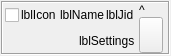
<?xml version="1.0" encoding="UTF-8"?>
<ui version="4.0">
 <class>AccountItemWidget</class>
 <widget class="QWidget" name="AccountItemWidget">
  <property name="geometry">
   <rect>
    <x>0</x>
    <y>0</y>
    <width>171</width>
    <height>56</height>
   </rect>
  </property>
  <property name="sizePolicy">
   <sizepolicy hsizetype="Expanding" vsizetype="Preferred">
    <horstretch>0</horstretch>
    <verstretch>0</verstretch>
   </sizepolicy>
  </property>
  <layout class="QVBoxLayout" name="verticalLayout_2">
   <property name="spacing">
    <number>1</number>
   </property>
   <property name="leftMargin">
    <number>1</number>
   </property>
   <property name="topMargin">
    <number>1</number>
   </property>
   <property name="rightMargin">
    <number>1</number>
   </property>
   <property name="bottomMargin">
    <number>1</number>
   </property>
   <item>
    <widget class="QFrame" name="frame">
     <property name="sizePolicy">
      <sizepolicy hsizetype="Expanding" vsizetype="Maximum">
       <horstretch>0</horstretch>
       <verstretch>0</verstretch>
      </sizepolicy>
     </property>
     <property name="frameShape">
      <enum>QFrame::Box</enum>
     </property>
     <property name="frameShadow">
      <enum>QFrame::Sunken</enum>
     </property>
     <layout class="QGridLayout" name="gridLayout">
      <property name="leftMargin">
       <number>0</number>
      </property>
      <property name="topMargin">
       <number>0</number>
      </property>
      <property name="rightMargin">
       <number>0</number>
      </property>
      <property name="bottomMargin">
       <number>0</number>
      </property>
      <property name="spacing">
       <number>2</number>
      </property>
      <item row="0" column="0">
       <layout class="QHBoxLayout" name="horizontalLayout">
        <property name="spacing">
         <number>2</number>
        </property>
        <property name="leftMargin">
         <number>2</number>
        </property>
        <property name="topMargin">
         <number>2</number>
        </property>
        <property name="rightMargin">
         <number>2</number>
        </property>
        <property name="bottomMargin">
         <number>2</number>
        </property>
        <item>
         <widget class="QCheckBox" name="chbActive">
          <property name="sizePolicy">
           <sizepolicy hsizetype="Preferred" vsizetype="Preferred">
            <horstretch>0</horstretch>
            <verstretch>0</verstretch>
           </sizepolicy>
          </property>
         </widget>
        </item>
        <item>
         <widget class="QLabel" name="lblIcon">
          <property name="sizePolicy">
           <sizepolicy hsizetype="Preferred" vsizetype="Preferred">
            <horstretch>0</horstretch>
            <verstretch>0</verstretch>
           </sizepolicy>
          </property>
          <property name="text">
           <string notr="true">lblIcon</string>
          </property>
          <property name="wordWrap">
           <bool>false</bool>
          </property>
          <property name="textInteractionFlags">
           <set>Qt::NoTextInteraction</set>
          </property>
         </widget>
        </item>
        <item>
         <spacer name="horizontalSpacer_2">
          <property name="orientation">
           <enum>Qt::Horizontal</enum>
          </property>
          <property name="sizeType">
           <enum>QSizePolicy::Preferred</enum>
          </property>
          <property name="sizeHint" stdset="0">
           <size>
            <width>2</width>
            <height>20</height>
           </size>
          </property>
         </spacer>
        </item>
        <item>
         <widget class="QLabel" name="lblName">
          <property name="text">
           <string notr="true">lblName</string>
          </property>
          <property name="textFormat">
           <enum>Qt::RichText</enum>
          </property>
          <property name="wordWrap">
           <bool>true</bool>
          </property>
          <property name="textInteractionFlags">
           <set>Qt::NoTextInteraction</set>
          </property>
         </widget>
        </item>
        <item>
         <widget class="QLabel" name="lblJid">
          <property name="sizePolicy">
           <sizepolicy hsizetype="Expanding" vsizetype="Preferred">
            <horstretch>0</horstretch>
            <verstretch>0</verstretch>
           </sizepolicy>
          </property>
          <property name="text">
           <string notr="true">lblJid</string>
          </property>
          <property name="textFormat">
           <enum>Qt::PlainText</enum>
          </property>
          <property name="wordWrap">
           <bool>true</bool>
          </property>
          <property name="textInteractionFlags">
           <set>Qt::NoTextInteraction</set>
          </property>
         </widget>
        </item>
       </layout>
      </item>
      <item row="0" column="1" rowspan="2">
       <layout class="QVBoxLayout" name="verticalLayout">
        <property name="spacing">
         <number>0</number>
        </property>
        <property name="rightMargin">
         <number>5</number>
        </property>
        <item>
         <widget class="QLabel" name="lblMove">
          <property name="sizePolicy">
           <sizepolicy hsizetype="Preferred" vsizetype="Preferred">
            <horstretch>0</horstretch>
            <verstretch>0</verstretch>
           </sizepolicy>
          </property>
          <property name="text">
           <string notr="true">^</string>
          </property>
          <property name="textInteractionFlags">
           <set>Qt::NoTextInteraction</set>
          </property>
         </widget>
        </item>
        <item>
         <widget class="CloseButton" name="tlbRemove">
          <property name="sizePolicy">
           <sizepolicy hsizetype="Preferred" vsizetype="Expanding">
            <horstretch>0</horstretch>
            <verstretch>0</verstretch>
           </sizepolicy>
          </property>
         </widget>
        </item>
       </layout>
      </item>
      <item row="1" column="0">
       <layout class="QHBoxLayout" name="horizontalLayout_2">
        <property name="spacing">
         <number>2</number>
        </property>
        <property name="leftMargin">
         <number>2</number>
        </property>
        <property name="topMargin">
         <number>2</number>
        </property>
        <property name="rightMargin">
         <number>2</number>
        </property>
        <property name="bottomMargin">
         <number>2</number>
        </property>
        <item>
         <spacer name="horizontalSpacer">
          <property name="orientation">
           <enum>Qt::Horizontal</enum>
          </property>
          <property name="sizeType">
           <enum>QSizePolicy::Expanding</enum>
          </property>
          <property name="sizeHint" stdset="0">
           <size>
            <width>40</width>
            <height>20</height>
           </size>
          </property>
         </spacer>
        </item>
        <item>
         <widget class="QLabel" name="lblSettings">
          <property name="sizePolicy">
           <sizepolicy hsizetype="Preferred" vsizetype="Preferred">
            <horstretch>0</horstretch>
            <verstretch>0</verstretch>
           </sizepolicy>
          </property>
          <property name="text">
           <string notr="true">lblSettings</string>
          </property>
          <property name="textFormat">
           <enum>Qt::RichText</enum>
          </property>
          <property name="wordWrap">
           <bool>true</bool>
          </property>
         </widget>
        </item>
       </layout>
      </item>
     </layout>
    </widget>
   </item>
  </layout>
 </widget>
 <layoutdefault spacing="6" margin="11"/>
 <customwidgets>
  <customwidget>
   <class>CloseButton</class>
   <extends>QToolButton</extends>
   <header location="global">utils/closebutton.h</header>
  </customwidget>
 </customwidgets>
 <resources/>
 <connections/>
</ui>
